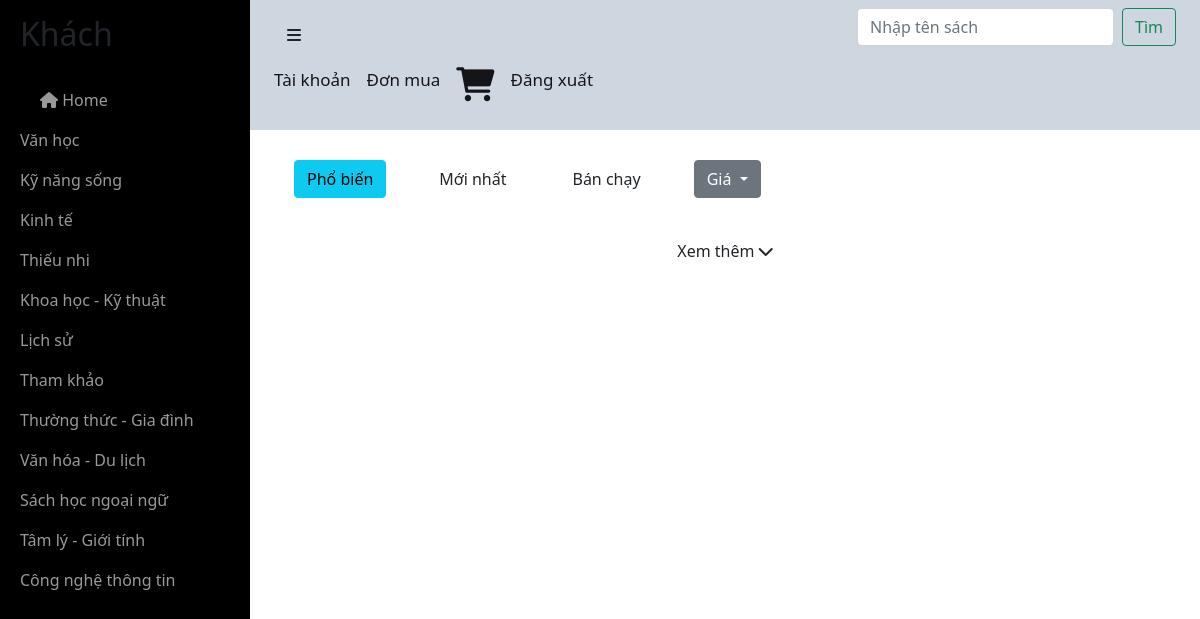
/Khach/index.php (signed in), run on the app's committed database.
### tables this page shows
CREATE TABLE `theloai` (
  `tl_id` int(100) NOT NULL,
  `tl_ten` varchar(100) NOT NULL
);

### Khach/function.php (called while the page is built, shortened)
<?php
global $conn;
function allTheLoai()
{
    global $conn;
    $qr = "SELECT * from theloai ";
    return mysqli_query($conn, $qr);
}

### Khach/index.php (the view, shortened to what this page needs)
<?php
include('../Parital/header.php');
require('./function.php')
?>
<div id="wrapper" style="overflow: scroll;height:100%">
    <div id="sidebar-wrapper">
        <ul class="sidebar-nav">
            <li class="sidebar-brand">
                <h2>Khách</h2>
            </li>
            <li id="true" class="nav-item"> <a href="#"><i class="fa fa-home"></i> Home</a> </li>
            <?php
            $slt_tl = allTheLoai();
            while ($row_tl = mysqli_fetch_assoc($slt_tl)) {
            ?>
                <li id="<?php echo $row_tl['tl_id'] ?>" class="nav-item">
                    <a href="#"><?php echo $row_tl['tl_ten'] ?></a>
                </li>
            <?php
            }
            ?>
        </ul>
    </div>
    <div id="page-content-wrapper">
        <div class="container-fluid">
            <div class="row">
                <div class="col-lg-12">
                    <nav class="navbar navbar-light">
                        <div class="container-fluid">
                            <a href="#menu-toggle" class="btn btn-default" id="menu-toggle"><i class="fas fa-bars"></i></a>
                            <form class="d-flex" style="margin-left: 30%;">
                                <input require id="search_ip" class="form-control me-2" type="search" placeholder="Nhập tên sách" aria-label="Search">
                                <button id="btn_search" class="btn btn-outline-success" type="button">Tìm</button>
                            </form>
                            <form class="d-flex">
                                <a id="profile_tch" href="#" class="navbar-brand">Tài khoản</a>
                                <a href="donhang.php" class="navbar-brand">Đơn mua</a>
                                <a id="profile_tch" href="cart.php" class="navbar-brand"><i class="fas fa-shopping-cart fa-2x"></i></a>
                                <a href="../Login/logout.php" class="navbar-brand">Đăng xuất</a>
                            </form>
                        </div>
                    </nav>
                    <div class="container main-content">
                        <div style="margin-top: 10px;" class="nav">
                            <button class="btn btn_nav btn-Info">Phổ biến</button>
                            <button class="btn btn_nav">Mới nhất</button>
                            <button class="btn btn_nav">Bán chạy</button>
                            <div class="dropdown">
                                <button class="btn btn-secondary dropdown-toggle" type="button" id="dropdownMenuButton1" data-bs-toggle="dropdown" aria-expanded="false">
                                    Giá
                                </button>
                            </div>
                        </div>
                        <br>
                        <div id="page">
                            <h6 style="text-align: center;">Xem thêm <i class="fas fa-chevron-down"></i></h6>
                        </div>
                    </div>
                </div>
            </div>
        </div>
    </div>
</div>

### CSS/style.css (style rules this page uses)
.row>* { padding : 0; }
#wrapper { padding-left: 0; -webkit-transition: all 0.5s ease; -moz-transition: all 0.5s ease; -o-transition: all 0.5s ease; transition: all 0.5s ease; }
.navbar-brand { font-size:17px; font-weight:500; }
#page-content-wrapper { padding: 50px; position: relative; }
#sidebar-wrapper { z-index: 1000; position: fixed; left: 250px; width: 0; height: 100%; margin-left: -250px; overflow-y: auto; background: #000; -webkit-transition: all 0.5s ease; -moz-transition: all 0.5s ease; -o-transition: all 0.5s ease; transition: all 0.5s ease; }
#page-content-wrapper { width: 100%; position: absolute; padding: 15px; }
.sidebar-nav { position: absolute; top: 0; width: 250px; margin: 0; padding: 0; list-style: none; }
.sidebar-nav li { text-indent: 20px; line-height: 40px; }
.sidebar-nav li a { display: block; text-decoration: none; color: #999999; }
.sidebar-nav > .sidebar-brand { height: 65px; font-size: 18px; line-height: 60px; margin-top: 15px; }
@media (min-width:768px) { #wrapper { padding-left: 250px; } }
@media (min-width:768px) { #sidebar-wrapper { width: 250px; } }
@media (min-width:768px) { #page-content-wrapper { padding: 0; position: relative; } }
.main-content { min-height: 82vh; }
.navbar, .ftr { background-color: #ced6e0; }

### Khach/index.php (style rules this page uses)
.nav button { margin: 20px; }
.d-flex { position: relative; }

### data on the page
theloai: tl_ten "Văn học"
theloai: tl_ten "Kỹ năng sống"
theloai: tl_ten "Kinh tế"
theloai: tl_ten "Thiếu nhi"
theloai: tl_ten "Khoa học - Kỹ thuật"
theloai: tl_ten "Lịch sử"
theloai: tl_ten "Tham khảo"
theloai: tl_ten "Thường thức - Gia đình"
theloai: tl_ten "Văn hóa - Du lịch"
theloai: tl_ten "Sách học ngoại ngữ"
theloai: tl_ten "Tâm lý - Giới tính"
theloai: tl_ten "Công nghệ thông tin"
